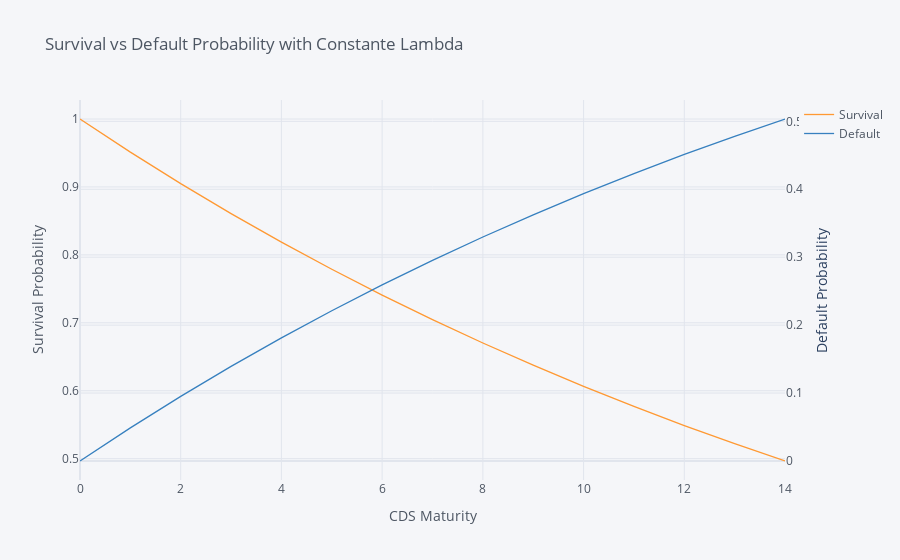

The notebook cell saved with this chart:
### Code cell
# Visualize the plot
data.iplot(title='Survival vs Default Probability with Constante Lambda',
           xTitle='CDS Maturity',
           yTitle='Survival Probability',
           secondary_y='Default',
           secondary_y_title='Default Probability')

### Figure 1 — Plotly figure (JSON) as saved in the notebook; plotly's stock layout.template omitted (floating-point values rounded to 4 significant figures)
{"data": [{"line": {"color": "rgba(255, 153, 51, 1.0)", "dash": "solid", "shape": "linear", "width": 1.3}, "mode": "lines", "name": "Survival", "text": "", "type": "scatter", "x": [0, 1, 2, 3, 4, 5, 6, 7, 8, 9, 10, 11, 12, 13, 14], "y": [1, 0.9512, 0.9048, 0.8607, 0.8187, 0.7788, 0.7408, 0.7047, 0.6703, 0.6376, 0.6065, 0.5769, 0.5488, 0.522, 0.4966]}, {"line": {"color": "rgba(55, 128, 191, 1.0)", "dash": "solid", "shape": "linear", "width": 1.3}, "mode": "lines", "name": "Default", "text": "", "type": "scatter", "x": [0, 1, 2, 3, 4, 5, 6, 7, 8, 9, 10, 11, 12, 13, 14], "xaxis": "x", "y": [0, 0.04877, 0.09516, 0.1393, 0.1813, 0.2212, 0.2592, 0.2953, 0.3297, 0.3624, 0.3935, 0.4231, 0.4512, 0.478, 0.5034], "yaxis": "y2"}], "layout": {"legend": {"bgcolor": "#F5F6F9", "font": {"color": "#4D5663"}}, "paper_bgcolor": "#F5F6F9", "plot_bgcolor": "#F5F6F9", "title": {"font": {"color": "#4D5663"}, "text": "Survival vs Default Probability with Constante Lambda"}, "xaxis": {"gridcolor": "#E1E5ED", "showgrid": true, "tickfont": {"color": "#4D5663"}, "title": {"font": {"color": "#4D5663"}, "text": "CDS Maturity"}, "zerolinecolor": "#E1E5ED"}, "yaxis": {"gridcolor": "#E1E5ED", "showgrid": true, "tickfont": {"color": "#4D5663"}, "title": {"font": {"color": "#4D5663"}, "text": "Survival Probability"}, "zerolinecolor": "#E1E5ED"}, "yaxis2": {"anchor": "x", "gridcolor": "#E1E5ED", "overlaying": "y", "showgrid": true, "side": "right", "tickfont": {"color": "#4D5663"}, "title": {"text": "Default Probability"}, "zerolinecolor": "#E1E5ED"}}}
